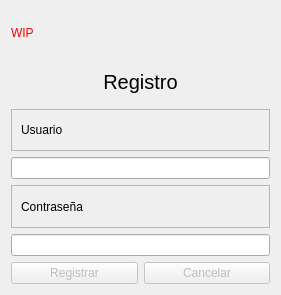
<?xml version="1.0" encoding="UTF-8"?>
<ui version="4.0">
 <class>Dialog</class>
 <widget class="QDialog" name="Dialog">
  <property name="geometry">
   <rect>
    <x>0</x>
    <y>0</y>
    <width>281</width>
    <height>295</height>
   </rect>
  </property>
  <property name="minimumSize">
   <size>
    <width>281</width>
    <height>295</height>
   </size>
  </property>
  <property name="maximumSize">
   <size>
    <width>281</width>
    <height>295</height>
   </size>
  </property>
  <property name="windowTitle">
   <string>Dialog</string>
  </property>
  <layout class="QVBoxLayout" name="verticalLayout">
   <item>
    <widget class="QLabel" name="label">
     <property name="styleSheet">
      <string notr="true">color:red</string>
     </property>
     <property name="text">
      <string>WIP</string>
     </property>
    </widget>
   </item>
   <item>
    <widget class="QLabel" name="title">
     <property name="styleSheet">
      <string notr="true">font-size: 20px ;</string>
     </property>
     <property name="text">
      <string>Registro</string>
     </property>
     <property name="alignment">
      <set>Qt::AlignCenter</set>
     </property>
    </widget>
   </item>
   <item>
    <widget class="QFrame" name="frame">
     <property name="frameShape">
      <enum>QFrame::StyledPanel</enum>
     </property>
     <property name="frameShadow">
      <enum>QFrame::Raised</enum>
     </property>
     <layout class="QGridLayout" name="gridLayout">
      <item row="0" column="0">
       <widget class="QLabel" name="username">
        <property name="text">
         <string>Usuario</string>
        </property>
       </widget>
      </item>
     </layout>
    </widget>
   </item>
   <item>
    <widget class="QLineEdit" name="usernamefield">
     <property name="text">
      <string/>
     </property>
     <property name="readOnly">
      <bool>true</bool>
     </property>
    </widget>
   </item>
   <item>
    <widget class="QFrame" name="frame_2">
     <property name="autoFillBackground">
      <bool>false</bool>
     </property>
     <property name="frameShape">
      <enum>QFrame::StyledPanel</enum>
     </property>
     <property name="frameShadow">
      <enum>QFrame::Raised</enum>
     </property>
     <property name="lineWidth">
      <number>234</number>
     </property>
     <property name="midLineWidth">
      <number>13</number>
     </property>
     <layout class="QGridLayout" name="gridLayout_2">
      <item row="0" column="0">
       <widget class="QLabel" name="password">
        <property name="text">
         <string>Contraseña</string>
        </property>
       </widget>
      </item>
     </layout>
    </widget>
   </item>
   <item>
    <widget class="QLineEdit" name="passwordfield">
     <property name="text">
      <string/>
     </property>
     <property name="echoMode">
      <enum>QLineEdit::Password</enum>
     </property>
     <property name="readOnly">
      <bool>true</bool>
     </property>
    </widget>
   </item>
   <item>
    <layout class="QHBoxLayout" name="horizontalLayout">
     <item>
      <widget class="QPushButton" name="Rpositive">
       <property name="enabled">
        <bool>false</bool>
       </property>
       <property name="text">
        <string>Registrar</string>
       </property>
      </widget>
     </item>
     <item>
      <widget class="QPushButton" name="Rnegative">
       <property name="enabled">
        <bool>false</bool>
       </property>
       <property name="text">
        <string>Cancelar</string>
       </property>
      </widget>
     </item>
    </layout>
   </item>
  </layout>
 </widget>
 <resources/>
 <connections/>
</ui>
